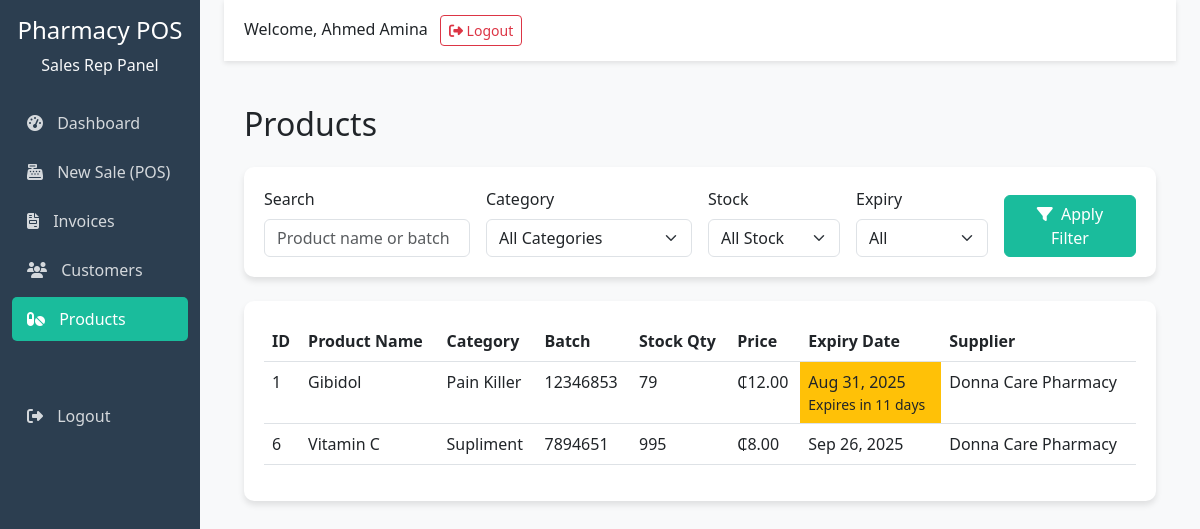
The page /sales_rep/dashboard/products.php (signed in) on the database its author committed.
### tables this page shows
CREATE TABLE `users` (
  `user_id` int(11) NOT NULL,
  `role` enum('sales_rep','manager') DEFAULT NULL,
  `name` varchar(100) NOT NULL,
  `email` varchar(100) DEFAULT NULL,
  `phone` varchar(30) DEFAULT NULL,
  `password` varchar(255) NOT NULL,
  `status` enum('active','inactive') DEFAULT 'active',
  `created_at` timestamp NOT NULL DEFAULT current_timestamp()
);

CREATE TABLE `products` (
  `product_id` int(11) NOT NULL,
  `supplier_id` int(11) NOT NULL,
  `name` varchar(150) NOT NULL,
  `category` varchar(100) DEFAULT NULL,
  `batch_no` varchar(50) DEFAULT NULL,
  `expiry_date` date DEFAULT NULL,
  `stock_qty` int(11) DEFAULT 0,
  `reorder_level` int(11) DEFAULT 5,
  `cost_price` decimal(10,2) NOT NULL,
  `selling_price` decimal(10,2) NOT NULL,
  `created_at` timestamp NOT NULL DEFAULT current_timestamp()
);

CREATE TABLE `suppliers` (
  `supplier_id` int(11) NOT NULL,
  `name` varchar(150) NOT NULL,
  `contact_person` varchar(100) DEFAULT NULL,
  `phone` varchar(30) DEFAULT NULL,
  `email` varchar(100) DEFAULT NULL,
  `address` text DEFAULT NULL,
  `created_at` timestamp NOT NULL DEFAULT current_timestamp()
);

### sales_rep/dashboard/products.php (the view, shortened to what this page needs)
<?php
include_once '../include/head.php';
$search = isset($_GET['search']) ? $_GET['search'] : '';
$query = "SELECT p.*, s.name as supplier_name
          FROM products p
          LEFT JOIN suppliers s ON p.supplier_id = s.supplier_id
          WHERE 1=1";
$query .= " ORDER BY p.name";
$result = mysqli_query($conn, $query);
?>
<h2 class="mb-4">Products</h2>
<div class="dashboard-card bg-white mb-4">
    <form method="get" class="row g-3">
        <div class="col-md-3">
            <label for="search" class="form-label">Search</label>
            <input type="text" class="form-control" id="search" name="search" value="<?php echo htmlspecialchars($search); ?>" placeholder="Product name or batch">
        </div>
        <div class="col-md-3">
            <label for="category" class="form-label">Category</label>
            <select class="form-select" id="category" name="category">
                <option value="">All Categories</option>
            </select>
        </div>
        <div class="col-md-2">
            <label for="stock" class="form-label">Stock</label>
            <select class="form-select" id="stock" name="stock">
                <option value="">All Stock</option>
            </select>
        </div>
        <div class="col-md-2">
            <label for="expiry" class="form-label">Expiry</label>
            <select class="form-select" id="expiry" name="expiry">
                <option value="">All</option>
            </select>
        </div>
        <div class="col-md-2 d-flex align-items-end">
            <div class="d-grid w-100">
                <button type="submit" class="btn btn-primary">
                    <i class="fas fa-filter me-1"></i> Apply Filter
                </button>
            </div>
        </div>
    </form>
</div>
<div class="dashboard-card bg-white">
    <div class="table-responsive">
        <table class="table table-hover">
            <thead>
                <tr>
                    <th>ID</th>
                    <th>Product Name</th>
                    <th>Category</th>
                    <th>Batch</th>
                    <th>Stock Qty</th>
                    <th>Price</th>
                    <th>Expiry Date</th>
                    <th>Supplier</th>
                </tr>
            </thead>
            <tbody>
                <?php if (mysqli_num_rows($result) > 0): ?>
                    <?php while ($product = mysqli_fetch_assoc($result)):
                        $expiry_class = '';
                        $expiry_text = '';
                        if (!empty($product['expiry_date'])) {
                            $expiry_date = new DateTime($product['expiry_date']);
                            $today = new DateTime();
                            $diff = $today->diff($expiry_date);
                            $days_to_expiry = $diff->invert ? -$diff->days : $diff->days;
                            if ($days_to_expiry < 0) {
                                $expiry_class = 'text-white bg-danger';
                                $expiry_text = 'EXPIRED';
                            } elseif ($days_to_expiry <= 30) {
                                $expiry_class = 'text-dark bg-warning';
                                $expiry_text = 'Expires in ' . $days_to_expiry . ' days';
                            }
                        }
                        $stock_class = '';
                    ?>
                        <tr>
                            <td><?php echo $product['product_id']; ?></td>
                            <td><?php echo htmlspecialchars($product['name']); ?></td>
                            <td><?php echo htmlspecialchars($product['category']); ?></td>
                            <td><?php echo htmlspecialchars($product['batch_no']); ?></td>
                            <td class="<?php echo $stock_class; ?>">
                                <?php echo $product['stock_qty']; ?>
                            </td>
                            <td>₵<?php echo number_format($product['selling_price'], 2); ?></td>
                            <td class="<?php echo $expiry_class; ?>">
                                <?php if (!empty($product['expiry_date'])): ?>
                                    <?php echo date('M d, Y', strtotime($product['expiry_date'])); ?>
                                    <?php if (!empty($expiry_text)): ?>
                                        <span class="d-block small"><?php echo $expiry_text; ?></span>
                                    <?php endif; ?>
                                <?php else: ?>
                                    N/A
                                <?php endif; ?>
                            </td>
                            <td><?php echo htmlspecialchars($product['supplier_name']); ?></td>
                        </tr>
                    <?php endwhile; ?>
                <?php else: ?>
                    <tr>
                        <td colspan="8" class="text-center py-4">No products found matching your criteria</td>
                    </tr>
                <?php endif; ?>
            </tbody>
        </table>
    </div>
</div>
<?php
include_once '../include/footer.php';
?>

### sales_rep/include/head.php (shortened to what this page needs)
<?php
include_once '../../config/database.php';
$user_id = $_SESSION['user_id'];
$query = "SELECT * FROM users WHERE user_id = '$user_id'";
$result = mysqli_query($conn, $query);
$user = mysqli_fetch_assoc($result);
?>
<!DOCTYPE html>
<html lang="en">
<head>
    <link href="https://cdn.jsdelivr.net/npm/bootstrap@5.3.0/dist/css/bootstrap.min.css" rel="stylesheet">
    <link rel="stylesheet" href="https://cdnjs.cloudflare.com/ajax/libs/font-awesome/6.4.0/css/all.min.css">
</head>
<body>
    <div class="container-fluid">
        <div class="row">
            <div class="col-md-3 col-lg-2 d-md-block sidebar collapse">
                <div class="position-sticky pt-3">
                    <div class="text-center mb-4">
                        <h4>Pharmacy POS</h4>
                        <p class="text-light">Sales Rep Panel</p>
                    </div>
                    <ul class="nav flex-column">
                        <li class="nav-item">
                            <a class="nav-link <?php echo basename($_SERVER['PHP_SELF']) == 'index.php' ? 'active' : ''; ?>" href="index.php">
                                <i class="fas fa-tachometer-alt"></i> Dashboard
                            </a>
                        </li>
                        <li class="nav-item">
                            <a class="nav-link <?php echo basename($_SERVER['PHP_SELF']) == 'pos.php' ? 'active' : ''; ?>" href="pos.php">
                                <i class="fas fa-cash-register"></i> New Sale (POS)
                            </a>
                        </li>
                        <li class="nav-item">
                            <a class="nav-link <?php echo basename($_SERVER['PHP_SELF']) == 'invoices.php' ? 'active' : ''; ?>" href="invoices.php">
                                <i class="fas fa-file-invoice"></i> Invoices
                            </a>
                        </li>
                        <li class="nav-item">
                            <a class="nav-link <?php echo basename($_SERVER['PHP_SELF']) == 'customers.php' ? 'active' : ''; ?>" href="customers.php">
                                <i class="fas fa-users"></i> Customers
                            </a>
                        </li>
                        <li class="nav-item">
                            <a class="nav-link <?php echo basename($_SERVER['PHP_SELF']) == 'products.php' ? 'active' : ''; ?>" href="products.php">
                                <i class="fas fa-pills"></i> Products
                            </a>
                        </li>
                        <li class="nav-item mt-5">
                            <a class="nav-link" href="../login/logout.php">
                                <i class="fas fa-sign-out-alt"></i> Logout
                            </a>
                        </li>
                    </ul>
                </div>
            </div>
            <div class="col-md-9 col-lg-10 ms-sm-auto px-md-4">
                <div class="top-bar d-flex justify-content-between align-items-center mb-4">
                    <div>
                        <span class="me-2">Welcome, <?php echo htmlspecialchars($user['name']); ?></span>
                        <a href="../login/logout.php" class="btn btn-sm btn-outline-danger">
                            <i class="fas fa-sign-out-alt"></i> Logout
                        </a>
                    </div>
                </div>
                <div class="content-area">

### sales_rep/include/head.php (style rules this page uses)
:root { --primary: #2c3e50; --secondary: #1abc9c; --light: #ecf0f1; --dark: #34495e; }
body { background-color: #f8f9fa; font-family: 'Segoe UI', Tahoma, Geneva, Verdana, sans-serif; }
.sidebar { background-color: var(--primary); min-height: 100vh; color: white; }
.sidebar .nav-link { color: rgba(255, 255, 255, 0.8); margin-bottom: 5px; border-radius: 5px; padding: 10px 15px; }
.sidebar .nav-link:hover, .sidebar .nav-link.active { background-color: var(--secondary); color: white; }
.sidebar .nav-link i { margin-right: 10px; }
.content-area { padding: 20px; }
.dashboard-card { border-radius: 10px; padding: 20px; box-shadow: 0 4px 6px rgba(0, 0, 0, 0.1); margin-bottom: 20px; transition: transform 0.2s; }
.top-bar { background-color: white; padding: 15px 20px; box-shadow: 0 2px 5px rgba(0, 0, 0, 0.1); }
.btn-primary { background-color: var(--secondary); border-color: var(--secondary); }

### rows shown on the page
users: name "Ahmed Amina"
products: product_id "1", name "Gibidol", category "Pain Killer", batch_no "12346853", stock_qty "79", selling_price "12.00", expiry_date "Aug 31, 2025", expiry_date "Expires in 11 days", supplier.name "Donna Care Pharmacy"
products: product_id "6", name "Vitamin C", category "Supliment", batch_no "7894651", stock_qty "995", selling_price "8.00", expiry_date "Sep 26, 2025", supplier.name "Donna Care Pharmacy"
